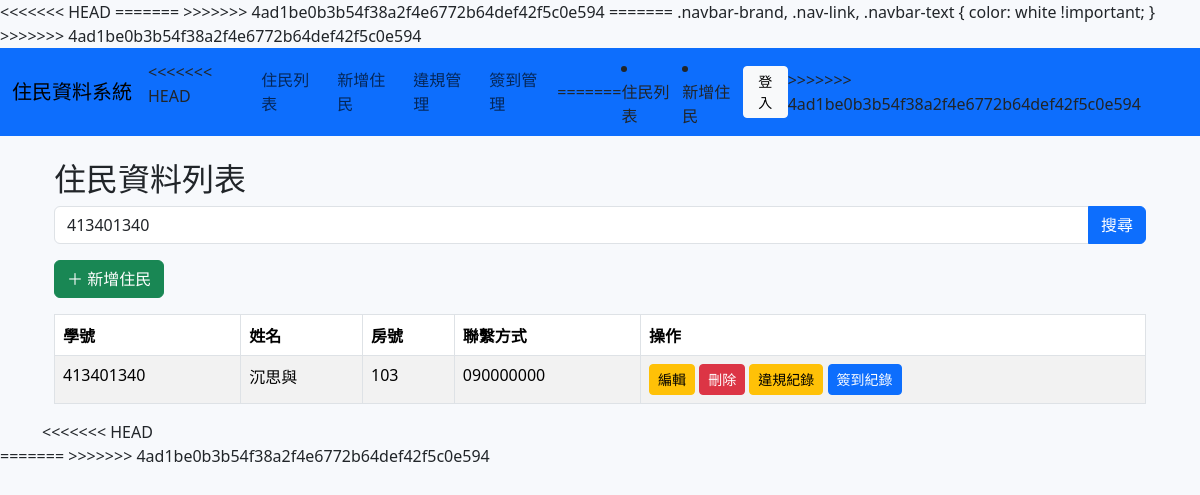
The page /resident_list.php?keyword=413401340 on the database its author committed.
### tables this page shows
CREATE TABLE `residents` (
  `id` int(11) NOT NULL,
  `student_id` varchar(20) NOT NULL,
  `name` varchar(50) NOT NULL,
  `room` varchar(20) DEFAULT NULL,
  `phone` varchar(20) DEFAULT NULL,
  `email` varchar(100) DEFAULT NULL,
  `created_at` timestamp NOT NULL DEFAULT current_timestamp()
);

### resident_list.php (the view)
<?php
include("header.php");
include("db.php");
$keyword = $_GET["keyword"] ?? "";
$sql = "SELECT * FROM residents";
if (!empty($keyword)) {
    $sql .= " WHERE student_id LIKE '%$keyword%'
              OR name LIKE '%$keyword%'
              OR room LIKE '%$keyword%'";
}
$result = $conn->query($sql);
?>
<div class="container mt-4">
    <h2>住民資料列表</h2>
    <form method="GET" class="mb-3">
        <div class="input-group">
            <input type="text" name="keyword" class="form-control" placeholder="搜尋學號 / 姓名 / 房號" value="<?= $keyword ?>">
            <button class="btn btn-primary">搜尋</button>
        </div>
    </form>
    <a href="resident_create.php" class="btn btn-success mb-3">＋ 新增住民</a>
    <table class="table table-bordered table-striped">
        <thead>
            <tr>
                <th>學號</th>
                <th>姓名</th>
                <th>房號</th>
                <th>聯繫方式</th>
                <th>操作</th>
            </tr>
        </thead>
        <tbody>
            <?php while($row = $result->fetch_assoc()): ?>
            <tr>
                <td><?= $row["student_id"] ?></td>
                <td><?= $row["name"] ?></td>
                <td><?= $row["room"] ?></td>
                <td><?= $row["phone"] ?></td>
                <td>
                    <a href="resident_edit.php?id=<?= $row['id'] ?>" class="btn btn-warning btn-sm">編輯</a>
                    <a href="resident_delete.php?id=<?= $row['id'] ?>" class="btn btn-danger btn-sm"
                       onclick="return confirm('確定要刪除嗎？');">刪除</a>
                    <a href="violation_list.php?resident_id=<?= $row['id'] ?>" class="btn btn-warning btn-sm">違規紀錄</a>
                    <a href="checkin_list.php?resident_id=<?= $row['id'] ?>" class="btn btn-primary btn-sm">簽到紀錄</a>
                </td>
            </tr>
            <?php endwhile; ?>
        </tbody>
    </table>
</div>
<?php
include("footer.php");
?>

### header.php (style rules this page uses)
body { background: #f7f9fc; }

### rows shown on the page
residents: student "413401340", name "沉思與", room "103", phone "090000000"
